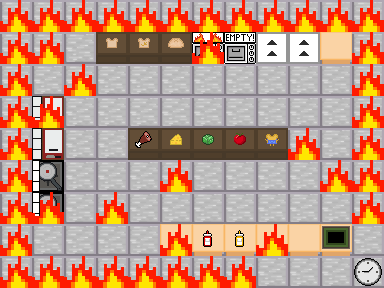

Rendered tile map (Tiled .tmx) drawn with the repository's tilesets; below, a short description and the full map source, tile grids included:
An orthogonal 12x9 tile map with 32x32 px tiles, 4 tile layers (Floor, Other, Tile Layer 4, Fire).

<map version="1.10" tiledversion="1.10.1" orientation="orthogonal" renderorder="right-down" width="12" height="9" tilewidth="32" tileheight="32" infinite="0" nextlayerid="5" nextobjectid="1">
 <tileset firstgid="1" source="sprites.tsx" />
 <layer id="2" name="Floor" width="12" height="9">
  <data encoding="csv">
26,26,26,26,26,26,26,26,26,26,26,26,
26,26,26,26,26,26,26,26,26,26,26,26,
26,26,26,26,26,26,26,26,26,26,26,26,
26,26,26,26,26,26,26,26,26,26,26,26,
26,26,26,26,26,26,26,26,26,26,26,26,
26,26,26,26,26,26,26,26,26,26,26,26,
26,26,26,26,26,26,26,26,26,26,26,26,
26,26,26,26,26,26,26,26,26,26,26,26,
26,26,26,26,26,26,26,26,26,26,26,26
</data>
 </layer>
 <layer id="1" name="Other" width="12" height="9">
  <data encoding="csv">
0,0,0,0,0,0,0,0,0,0,0,0,
0,0,0,9,21,10,11,18,30,30,31,0,
0,0,0,0,0,0,0,0,0,0,0,0,
0,17,0,0,0,0,0,0,0,0,0,0,
0,17,0,0,4,22,6,20,8,0,0,0,
0,37,0,0,0,0,0,0,0,0,0,0,
0,37,0,0,0,0,0,0,0,0,0,0,
0,0,0,0,0,31,31,31,31,31,31,0,
0,0,0,0,0,0,0,0,0,0,0,0
</data>
 </layer>
 <layer id="4" name="Tile Layer 4" width="12" height="9">
  <data encoding="csv">
0,0,0,0,0,0,0,0,0,0,0,0,
0,0,0,0,0,0,0,0,0,0,0,0,
0,0,0,0,0,0,0,0,0,0,0,0,
0,0,0,0,0,0,0,0,0,0,0,0,
0,0,0,0,0,0,0,0,0,0,0,0,
0,36,0,0,0,0,0,0,0,0,0,0,
0,36,0,0,0,0,0,0,0,0,0,0,
0,0,0,0,0,0,38,39,0,0,34,0,
0,0,0,0,0,0,0,0,0,0,0,0
</data>
 </layer>
 <layer id="3" name="Fire" width="12" height="9">
  <data encoding="csv">
66,66,66,66,66,66,66,66,66,66,66,66,
66,66,0,0,0,0,66,0,0,0,0,66,
66,0,66,0,0,0,0,0,0,0,0,66,
66,66,0,0,0,0,0,0,0,0,0,66,
66,0,0,0,0,0,0,0,0,66,0,66,
66,0,0,0,0,66,0,0,0,0,66,66,
66,66,0,66,0,0,0,0,0,0,0,66,
66,0,0,0,0,66,0,0,66,0,0,0,
66,66,66,66,66,66,66,66,0,0,0,28
</data>
 </layer>
</map>
